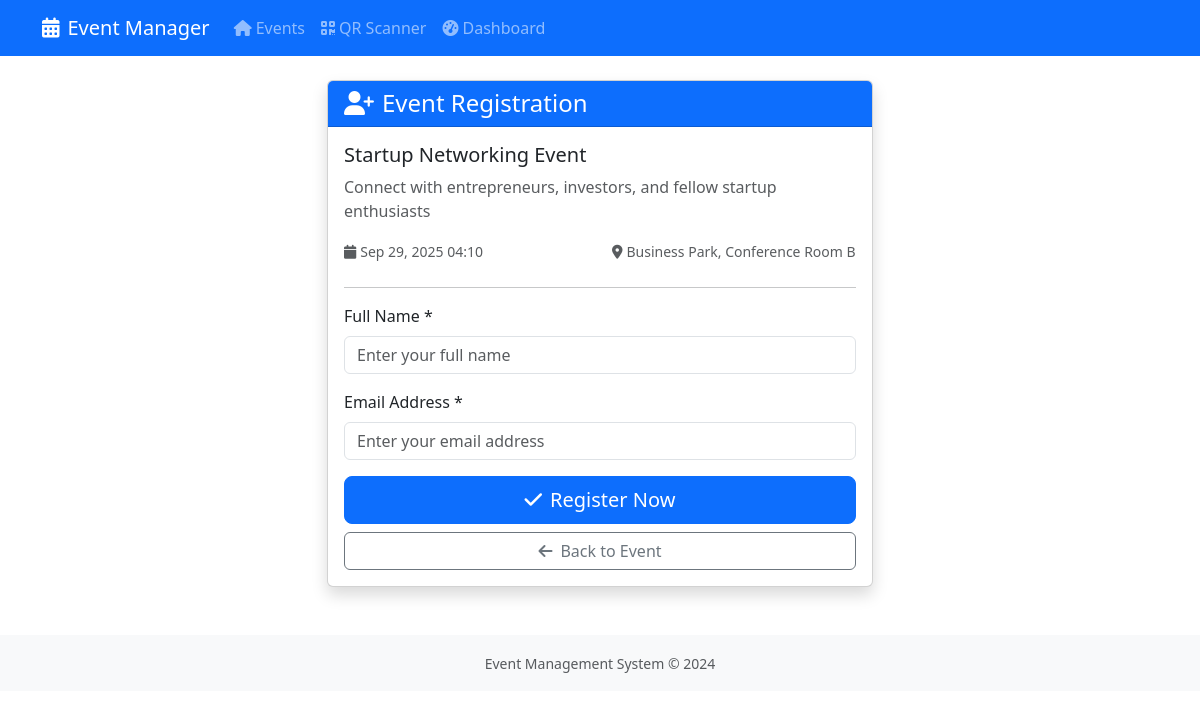
Screenshot of /event/3/register/ with the database file from the repository.
### events/models.py (models this page shows, shortened)
class Event(models.Model):
    name = models.CharField(max_length=200)
    description = models.TextField(blank=True)
    date = models.DateTimeField()
    location = models.CharField(max_length=200)
    created_at = models.DateTimeField(auto_now_add=True)
    is_active = models.BooleanField(default=True)

### events/views.py (the view)
# urls.py: path('event/<int:event_id>/register/', views.register, name='register'),
def register(request, event_id):
    event = get_object_or_404(Event, id=event_id)
    if request.method == 'POST':
        form = RegistrationForm(request.POST)
        if form.is_valid():
            registration = form.save(commit=False)
            registration.event = event
            if Registration.objects.filter(event=event, email=registration.email).exists():
                messages.error(request, 'This email is already registered for this event.')
                return render(request, 'events/register.html', {'form': form, 'event': event})
            registration.save()
            messages.success(request, f'Successfully registered! Your registration ID is: {registration.registration_id}')
            return redirect('registration_success', registration_id=registration.registration_id)
    else:
        form = RegistrationForm()
    return render(request, 'events/register.html', {'form': form, 'event': event})

### events/forms.py (shortened to what this page needs)
class RegistrationForm(forms.ModelForm):
    class Meta:
        model = Registration
        fields = ['name', 'email']
        widgets = {
            'name': forms.TextInput(attrs={
                'class': 'form-control',
                'placeholder': 'Enter your full name',
                'required': True
            }),
            'email': forms.EmailInput(attrs={
                'class': 'form-control',
                'placeholder': 'Enter your email address',
                'required': True
            }),
        }

### templates/events/register.html (shortened to what this page needs)
{% extends 'base.html' %}
{% block content %}
<div class="row justify-content-center">
    <div class="col-md-8 col-lg-6">
        <div class="card shadow">
            <div class="card-header bg-primary text-white">
                <h4 class="mb-0"><i class="fas fa-user-plus me-2"></i>Event Registration</h4>
            </div>
            <div class="card-body">
                <div class="mb-4">
                    <h5>{{ event.name }}</h5>
                    <p class="text-muted">{{ event.description }}</p>
                    <div class="row">
                        <div class="col-sm-6">
                            <small class="text-muted">
                                <i class="fas fa-calendar me-1"></i>{{ event.date|date:"M d, Y H:i" }}
                            </small>
                        </div>
                        <div class="col-sm-6">
                            <small class="text-muted">
                                <i class="fas fa-map-marker-alt me-1"></i>{{ event.location }}
                            </small>
                        </div>
                    </div>
                </div>
                <hr>
                <form method="post">
                    <div class="mb-3">
                        <label for="{{ form.name.id_for_label }}" class="form-label">Full Name *</label>
                        {{ form.name }}
                    </div>
                    <div class="mb-3">
                        <label for="{{ form.email.id_for_label }}" class="form-label">Email Address *</label>
                        {{ form.email }}
                    </div>
                    <div class="d-grid gap-2">
                        <button type="submit" class="btn btn-primary btn-lg">
                            <i class="fas fa-check me-2"></i>Register Now
                        </button>
                        <a href="{% url 'event_detail' event.id %}" class="btn btn-outline-secondary">
                            <i class="fas fa-arrow-left me-2"></i>Back to Event
                        </a>
                    </div>
                </form>
            </div>
        </div>
    </div>
</div>
{% endblock %}

### rows the page displays
Event: name "Startup Networking Event", description "Connect with entrepreneurs, investors, and fellow startup enthusiasts", date "Sep 29, 2025 04:10", location "Business Park, Conference Room B"
